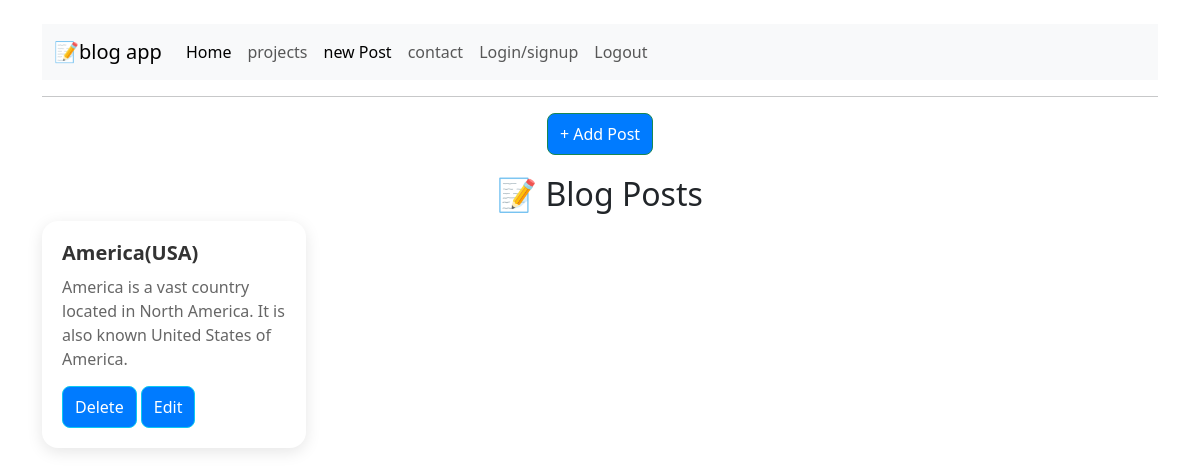
Page / (signed in) on the earlier database version.
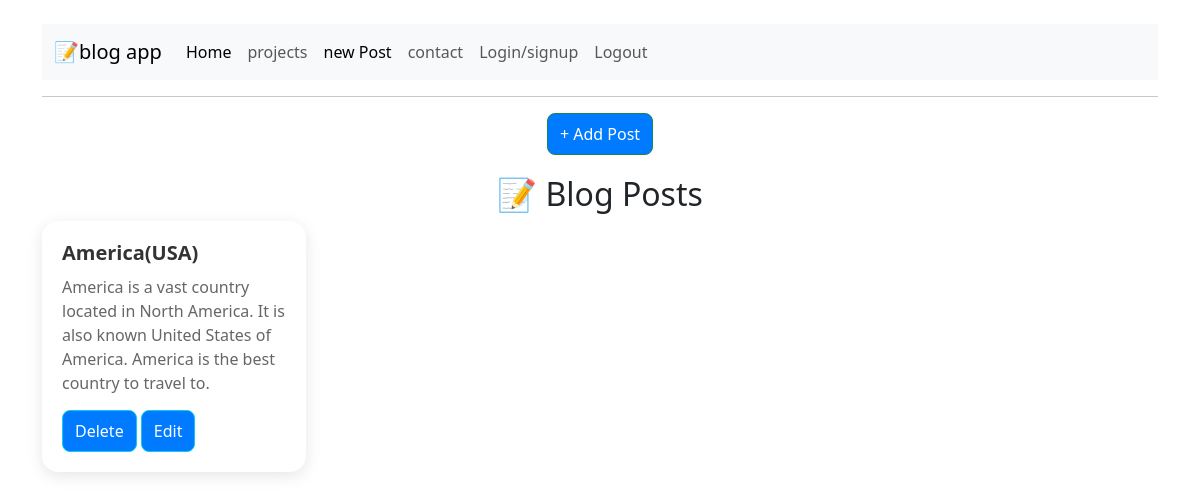
Same page on the later database version.
### app/models.py (models this page shows)
class Post(db.Model):
     post_id = db.Column(db.Integer,primary_key = True)
     title = db.Column(db.String(150), nullable = False)
     content = db.Column(db.String(100),nullable = False)

### app/routes.py (the view)
@blog.route('/')
@login_required
def home():
    posts = Post.query.all()
    return render_template('blog.html',posts=posts)

### app/routes.py (called while the page is built)
@login_manager.user_loader
def load_user(user_id):
    return User.query.get(int(user_id))

### app/templates/blog.html (shortened to what this page needs)
{% extends "index.html" %}
{% block content %}
 <div class="add-post">
    <a href="{{ url_for('blog.new_post') }}" class="btn btn-success">+ Add Post</a>
 </div>
 <h2 style="text-align:center;">📝 Blog Posts</h2>
 <div class="grid">
    {% for post in posts %}
        <div class="card">
            <div class="card-body">
                <h5 class="card-title">{{ post.title }}</h5>
                <p class="card-text">{{ post.content }}</p>
                <a href="{{ url_for('blog.delete', post_id=post.post_id) }}" class="btn btn-info">Delete</a>
                <a href="{{ url_for('blog.edit', post_id=post.post_id) }}" class="btn btn-info">Edit</a>
            </div>
        </div>
    {% endfor %}
 </div>
{% endblock %}

### app/templates/index.html (shortened to what this page needs)
<!DOCTYPE html>
<html>
<head>
    <link rel="stylesheet" href="https://cdn.jsdelivr.net/npm/bootstrap@5.3.0/dist/css/bootstrap.min.css">
    <link rel="stylesheet" href="{{ url_for('static', filename='css/style.css') }}">
</head>
<body class="container mt-4">
   <nav class="navbar navbar-expand-lg bg-body-tertiary">
  <div class="container-fluid">
    <a class="navbar-brand" href="#">📝blog app</a>
    <div class="collapse navbar-collapse" id="navbarSupportedContent">
      <ul class="navbar-nav me-auto mb-2 mb-lg-0">
        <li class="nav-item">
          <a class="nav-link active" aria-current="page" href="{{ url_for('blog.home') }}">Home</a>
        </li>
        <li class="nav-item">
          <a class="nav-link" href="{{ url_for('blog.projects') }}">projects</a>
        </li>
         <li class="nav-item">
          <a class="nav-link active" aria-current="page" href="{{ url_for('blog.new_post') }}">new Post</a>
        </li>
        <li class="nav-item">
          <a class="nav-link" href="{{ url_for('blog.contact') }}">contact</a>
        </li>
         <li class="nav-item">
          <a class="nav-link" href="{{ url_for('blog.login') }}">Login/signup</a>
        </li>
         <li class="nav-item">
          <a class="nav-link" href="{{ url_for('blog.logout') }}">Logout</a>
        </li>
    </div>
  </div>
</nav>
<hr>
{% block content %}{% endblock %}
</body>
</html>

### app/templates/blog.html (style rules this page uses)
body { opacity: 0; transition: opacity 0.7s ease-in; }
body.loaded { opacity: 1; }
.add-post { text-align: center; margin-bottom: 20px; }
.grid { display: grid; grid-template-columns: repeat(auto-fill, minmax(260px, 1fr)); gap: 20px; }
.card { border: none; border-radius: 16px; overflow: hidden; box-shadow: 0 4px 16px rgba(0, 0, 0, 0.1); background: #ffffff; transition: transform 0.2s; }
.card-body { padding: 20px; }
.card-title { font-size: 20px; font-weight: 600; margin-bottom: 10px; color: #333; }
.card-text { font-size: 16px; color: #666; margin-bottom: 15px; }
.btn-info, .btn-success { text-decoration: none; color: #fff; background-color: #007bff; padding: 8px 12px; border-radius: 8px; transition: background-color 0.2s; }

Differences in the rows shown:
changed Post "America(USA)": content "America is a vast country located in North America. It is also known United States of America." → "America is a vast country located in North America. It is also known United States of America. America is the best country to travel to."
